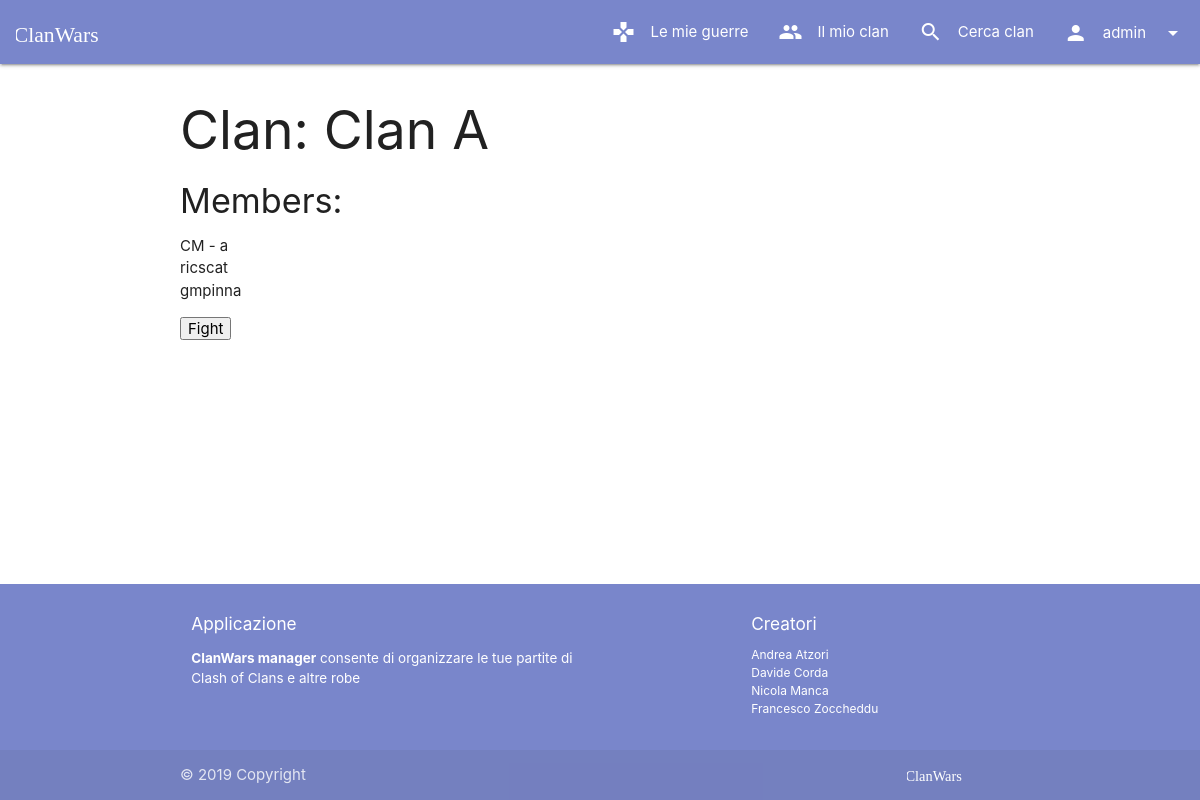
The page /clans/1 (signed in) on the database its author committed.
### manager/models.py (models this page shows, shortened)
class User(AbstractUser):
    clan = models.ForeignKey("Clan", on_delete=models.SET_NULL, null=True, blank=True, related_name="members")

class Clan(models.Model):
    name = models.CharField(max_length=30)
    clanMaster = models.OneToOneField(User, on_delete=models.CASCADE, related_name="+", null=False, blank=False)
    maxMembers = models.PositiveSmallIntegerField(default=20, validators=[MinValueValidator(1), MaxValueValidator(50)])
    def get_absolute_url(self):
        return reverse("clans_details", kwargs={'pk': self.pk})

### manager/views/clans.py (the view)
# urls.py: path(r'<int:pk>', ClanDetailsDispatcherView.as_view(), name='clans_details'),
class ClanDetailsDispatcherView(View):
    def dispatch(self, request, **kwargs):
        clan = get_object_or_404(Clan, pk=self.kwargs.get("pk"))
        if request.user.is_authenticated and clan.clanMaster == request.user:
            view = ClanUpdateView.as_view()
        else:
            view = ClanDetailsView.as_view()
        return view(request, **kwargs)

### manager/templatetags/toasts.py (called while the page is built)
@register.simple_tag
def toast_if(condition, message, icon=None):
    return mark_safe(toast(message, icon) if condition else "")

### manager/templates/clans/details.html (shortened to what this page needs)
{% extends 'base.html' %}
{% block content %}
    <h2>Clan: {{clan.name}}</h2>
    <h4>Members:</h4>
    <ul>
        {% for member in clan.members.all %}
            <li>
                {% if clan.clanMaster == member%}
                    CM -
                {% endif %}
                {{member.username}}
            </li>
        {% endfor %}
    </ul>
    {% if user.is_authenticated and user.clan is not None and user.clan.clanMaster == user  %}
        <form method="POST" action="{% url 'clans_fight' clan.id%}">
                <p>
                    <input type="submit" value="Fight"/>
                </p>
        </form>
    {%endif%}
    {% load toasts %}
{% endblock %}

### manager/templates/commons/navbar.html (shortened to what this page needs)
{% load static %}
<nav>
    <div class="nav-wrapper">
        <a href="{% url 'home' %}" class="brand-logo">
            <img class="logo-img" src="{% static "images/logotype.svg" %}">
        </a>
        <ul class="right hide-on-med-and-down">
            {% if request.user.is_authenticated %}
            {% if request.user.clan is not None %}
            <li class="waves-effect">
                <a href="{% url 'wars_list' %}">
                    <i class="material-icons left">gamepad</i>
                    Le mie guerre
                </a>
            </li>
            {% endif %}
            <li class="waves-effect">
                {% if request.user.clan is not None %}
                <a href="{{user.clan.get_absolute_url}}">
                    <i class="material-icons left">people</i>
                    Il mio clan
                </a>
                {% else %}
                <a href="{% url 'clans_create' %}">
                    <i class="material-icons left">add</i>
                    Crea clan
                </a>
                {% endif %}
            </li>
            {% endif %}
            <li class="waves-effect">
                <a href="{% url 'clans_list' %}">
                    <i class="material-icons left">search</i>
                    Cerca clan
                </a>
            </li>
            {% if request.user.is_authenticated %}
            <li>
                <a class="dropdown-trigger waves-effect no-autoinit" href="#!" data-target="logout-dropdown">
                    <i class="material-icons left">person</i>
                    {{user.username}}
                    <i class="material-icons right">arrow_drop_down</i>
                </a>
            </li>
            {% endif %}
        </ul>
    </div>
</nav>

### manager/static/css/style.css (style rules this page uses)
.logo-img { max-height: 64px !important; padding: 15px 0 !important; margin-left: 0.5em; margin-right: 0.5em; }
body { display: flex; min-height: 100vh; flex-direction: column; }

### rows shown on the page
User: username "admin"
Clan: name "Clan A"
User: shows "CM -", username "a"
User: username "ricscat"
User: username "gmpinna"
